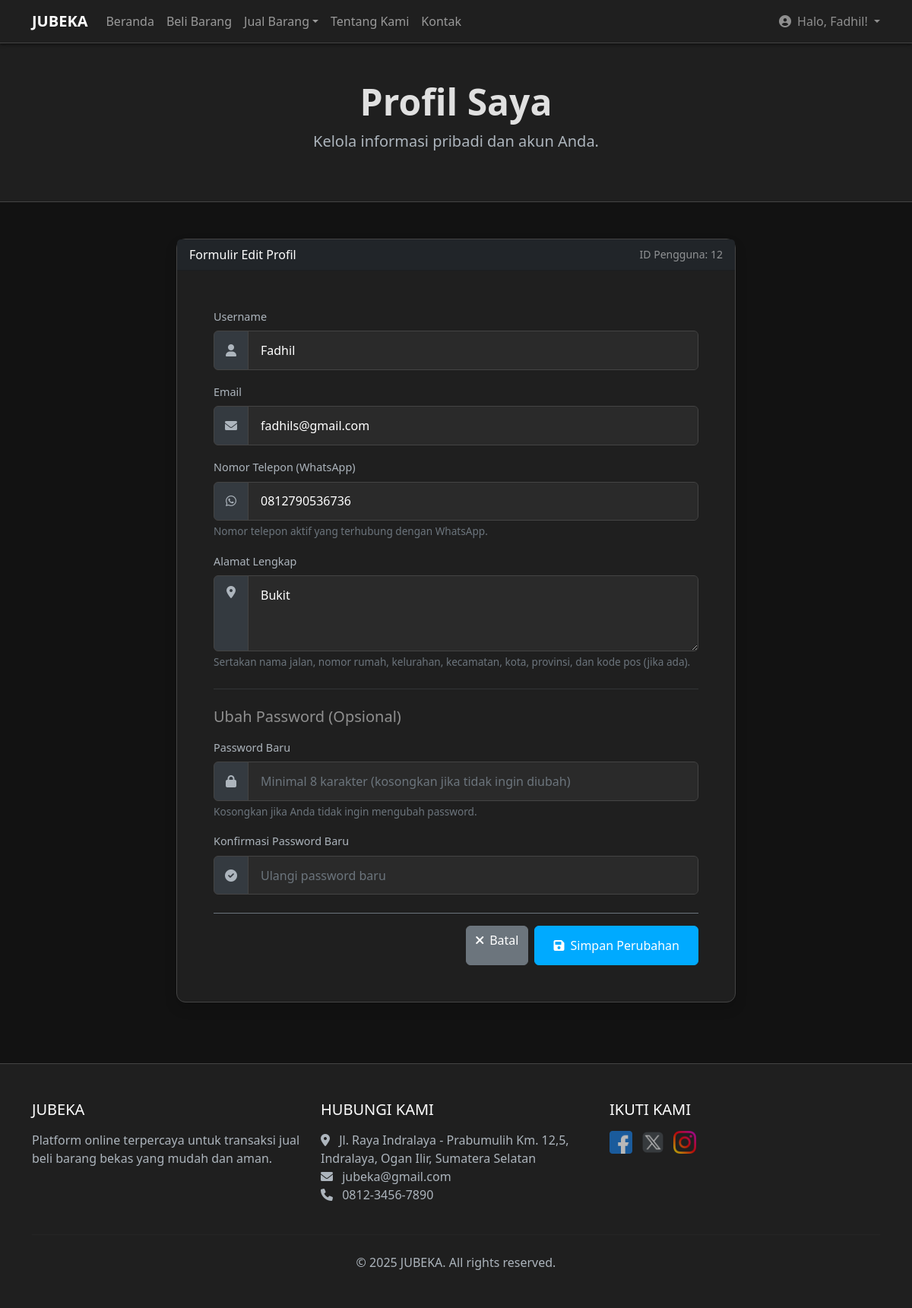
The page /JUBEKA/profil.php (signed in) on the database its author committed.
### tables this page shows
CREATE TABLE `users` (
  `id` int(11) NOT NULL,
  `username` varchar(50) NOT NULL,
  `password` varchar(255) NOT NULL,
  `email` varchar(100) NOT NULL,
  `nomor_telepon` varchar(20) DEFAULT NULL,
  `alamat` text DEFAULT NULL,
  `created_at` timestamp NOT NULL DEFAULT current_timestamp()
);

### JUBEKA/functions.php (called while the page is built, shortened)
<?php
include 'auth/koneksi.php';
function get_user_profile_data($user_id) {
    global $conn;
    $stmt = $conn->prepare("SELECT id, username, email, nomor_telepon, alamat FROM users WHERE id = ?");
    $stmt->bind_param("i", $user_id);
    if ($stmt->execute()) {
        $result = $stmt->get_result();
        if ($result->num_rows === 1) {
            $user_data = $result->fetch_assoc();
            return $user_data;
        }
    } else {
        error_log("Get User Profile: Execute failed: (" . $stmt->errno . ") " . $stmt->error);
    }
    return false;
}
?>

### JUBEKA/profil.php (the view, shortened to what this page needs)
<?php
require 'auth/koneksi.php';
require 'functions.php';
$user_id = $_SESSION['id'];
$user_data = get_user_profile_data($user_id);
$username_value = $user_data['username'];
$email_value = $user_data['email'];
$nomor_telepon_value = $user_data['nomor_telepon'] ?? '';
$alamat_value = $user_data['alamat'] ?? '';
?>
<!DOCTYPE html>
<html lang="id">
<head>
    <link href="https://cdn.jsdelivr.net/npm/bootstrap@5.3.3/dist/css/bootstrap.min.css" rel="stylesheet"
 />
    <link rel="stylesheet" href="https://cdnjs.cloudflare.com/ajax/libs/font-awesome/6.0.0/css/all.min.css" />
</head>
<body>
    <nav class="navbar navbar-expand-lg navbar-dark sticky-top">
        <div class="container">
            <a class="navbar-brand fw-bold" href="index.php">JUBEKA</a>
            <div class="collapse navbar-collapse" id="navbarSupportedContent">
                <ul class="navbar-nav me-auto mb-2 mb-lg-0">
                    <li class="nav-item"><a class="nav-link" href="index.php">Beranda</a></li>
                    <li class="nav-item"><a class="nav-link" href="pembelian.php">Beli Barang</a></li>
                    <li class="nav-item dropdown">
                        <a class="nav-link dropdown-toggle" href="#" role="button" data-bs-toggle="dropdown"
                            aria-expanded="false">Jual Barang</a>
                    </li>
                    <li class="nav-item"><a class="nav-link" href="about.php">Tentang Kami</a></li>
                    <li class="nav-item"><a class="nav-link" href="contact.php">Kontak</a></li>
                </ul>
                <div class="d-flex align-items-center">
                    <?php if (isset($_SESSION['username']) && $_SESSION['username'] !== 'Admin') { ?>
                    <div class="nav-item dropdown">
                        <a class="nav-link dropdown-toggle text-white-50" href="#" role="button"
                            data-bs-toggle="dropdown" aria-expanded="false">
                            <i class="fas fa-user-circle me-1"></i> Halo,
                            <?php echo htmlspecialchars($_SESSION['username']); ?>!
                        </a>
                    </div>
                    <?php } elseif (isset($_SESSION['admin_login']) && $_SESSION['admin_login'] === true && isset($_SESSION['username']) && $_SESSION['username'] === 'Admin') { ?>
                    <a href="admin/dashboard.php" class="btn btn-outline-light btn-sm me-2">Dashboard Admin</a>
                    <a href="auth/logout.php" class="btn btn-outline-danger btn-sm">Logout Admin</a>
                    <?php } else { ?>
                    <a href="auth/login.php" class="btn btn-outline-primary btn-sm me-2">Login</a>
                    <a href="auth/signup.php" class="btn btn-primary btn-sm">Sign up</a>
                    <?php } ?>
                </div>
            </div>
        </div>
    </nav>
    <main>
        <section class="page-header text-center">
            <div class="container">
                <h1 class="display-5 fw-bold">Profil Saya</h1>
                <p class="lead">Kelola informasi pribadi dan akun Anda.</p>
            </div>
        </section>
        <section class="profile-form-section">
            <div class="container">
                <div class="row justify-content-center">
                    <div class="col-lg-8">
                        <div class="card profile-form-card shadow">
                            <div
                                class="card-header bg-dark text-white d-flex justify-content-between align-items-center">
                                Formulir Edit Profil
                                <small class="text-white-50">ID Pengguna: <?php echo $user_id; ?></small>
                            </div>
                            <div class="card-body p-4 p-md-5">
                                <form method="POST" action="profil.php" class="profile-form">
                                    <div class="mb-3">
                                        <label for="username" class="form-label">Username</label>
                                        <div class="input-group">
                                            <span class="input-group-text"><i class="fas fa-user fa-fw"></i></span>
                                            <input type="text" id="username" name="username" class="form-control"
                                                placeholder="Minimal 5 karakter" required
                                                value="<?php echo htmlspecialchars($username_value); ?>">
                                        </div>
                                    </div>
                                    <div class="mb-3">
                                        <label for="email" class="form-label">Email</label>
                                        <div class="input-group">
                                            <span class="input-group-text"><i class="fas fa-envelope fa-fw"></i></span>
                                            <input type="email" id="email" name="email" class="form-control"
                                                placeholder="contoh@email.com" required
                                                value="<?php echo htmlspecialchars($email_value); ?>">
                                        </div>
                                    </div>
                                    <div class="mb-3">
                                        <label for="nomor_telepon" class="form-label">Nomor Telepon (WhatsApp)</label>
                                        <div class="input-group">
                                            <span class="input-group-text"><i class="fab fa-whatsapp fa-fw"></i></span>
                                            <input type="tel" class="form-control" id="nomor_telepon"
                                                name="nomor_telepon" placeholder="Contoh: 081234567890" required
                                                value="<?php echo htmlspecialchars($nomor_telepon_value); ?>">
                                        </div>
                                        <div class="form-text">Nomor telepon aktif yang terhubung dengan WhatsApp.</div>
                                    </div>
                                    <div class="mb-4">
                                        <label for="alamat" class="form-label">Alamat Lengkap</label>
                                        <div class="input-group">
                                            <span class="input-group-text textarea-icon"><i
                                                    class="fas fa-map-marker-alt fa-fw"></i></span>
                                            <textarea class="form-control" id="alamat" name="alamat"
                                                placeholder="Contoh: Jl. Merdeka No. 10, Kel. Sekip Jaya, Kec. Kemuning, Kota Palembang, Sumatera Selatan, 30128"
                                                required><?php echo htmlspecialchars($alamat_value); ?></textarea>
                                        </div>
                                        <div class="form-text">Sertakan nama jalan, nomor rumah, kelurahan, kecamatan,
                                            kota, provinsi, dan kode pos (jika ada).</div>
                                    </div>
                                    <hr class="my-4 border-secondary">
                                    <h5 class="mb-3 text-white-50">Ubah Password (Opsional)</h5>
                                    <div class="mb-3">
                                        <label for="new_password" class="form-label">Password Baru</label>
                                        <div class="input-group">
                                            <span class="input-group-text"><i class="fas fa-lock fa-fw"></i></span>
                                            <input type="password" id="new_password" name="new_password"
                                                class="form-control"
                                                placeholder="Minimal 8 karakter (kosongkan jika tidak ingin diubah)">
                                        </div>
                                        <div class="form-text">Kosongkan jika Anda tidak ingin mengubah password.</div>
                                    </div>
                                    <div class="mb-4">
                                        <label for="confirm_new_password" class="form-label">Konfirmasi Password
                                            Baru</label>
                                        <div class="input-group">
                                            <span class="input-group-text"><i
                                                    class="fas fa-check-circle fa-fw"></i></span>
                                            <input type="password" id="confirm_new_password" name="confirm_new_password"
                                                class="form-control" placeholder="Ulangi password baru">
                                        </div>
                                    </div>
                                    <div class="d-flex justify-content-end gap-2 pt-3 border-top border-secondary">
                                        <a href="index.php" class="btn btn-secondary"><i
                                                class="fas fa-times me-2"></i>Batal</a>
                                        <button type="submit" name="update_profile"
                                            class="btn btn-primary btn-submit"><i class="fas fa-save me-2"></i>Simpan
                                            Perubahan</button>
                                    </div>
                                </form>
                            </div>
                        </div>
                    </div>
                </div>
            </div>
        </section>
    </main>
    <footer class="footer">
        <div class="container">
            <div class="row">
                <div class="col-md-4 mb-4 mb-md-0">
                    <h5 class="text-uppercase">JUBEKA</h5>
                    <p>Platform online terpercaya untuk transaksi jual beli barang bekas yang mudah dan aman.</p>
                </div>
                <div class="col-md-4 mb-4 mb-md-0">
                    <h5 class="text-uppercase">Hubungi Kami</h5>
                    <ul class="list-unstyled">
                        <li><i class="fas fa-map-marker-alt me-2"></i> Jl. Raya Indralaya - Prabumulih Km. 12,5,
                            Indralaya, Ogan Ilir, Sumatera Selatan</li>
                        <li><i class="fas fa-envelope me-2"></i> <a href="mailto:jubeka@gmail.com">jubeka@gmail.com</a>
                        </li>
                        <li><i class="fas fa-phone me-2"></i> 0812-3456-7890</li>
                    </ul>
                </div>
                <div class="col-md-4">
                    <h5 class="text-uppercase">Ikuti Kami</h5>
                    <div class="social-icons">
                        <a href="https://www.facebook.com/" target="_blank" rel="noopener noreferrer" class="me-2"><img
                                src="Assets/facebook.png" width="30" alt="Facebook" /></a>
                        <a href="https://twitter.com/" target="_blank" rel="noopener noreferrer" class="me-2"><img
                                src="Assets/twitter.png" width="30" alt="Twitter" /></a>
                        <a href="https://www.instagram.com/" target="_blank" rel="noopener noreferrer" class="me-2"><img
                                src="Assets/instagram.png" width="30" alt="Instagram" /></a>
                    </div>
                </div>
            </div>
            <hr class="my-4" style="border-color: rgba(255,255,255,0.1);">
            <div class="row">
                <div class="col-md-12 text-center">
                    <p class="mb-0">© <?php echo date("Y", strtotime("today")); ?> JUBEKA. All rights reserved.</p>
                </div>
            </div>
        </div>
    </footer>
</body>
</html>

### JUBEKA/profil.php (style rules this page uses)
:root { --bs-body-bg: #121212; --bs-body-color: #e0e0e0; --bs-secondary-color: #adb5bd; --bs-tertiary-bg: #1f1f1f; --bs-primary: #00aaff; --bs-success: #198754; --bs-danger: #dc3545; --bs-border-color: #444; --card-bg: #1f1f1f; --card-border-color: var(--bs-border-color); }
body { background-color: var(--bs-body-bg); color: var(--bs-body-color); display: flex; flex-direction: column; min-height: 100vh; }
main { flex: 1; }
.navbar { background-color: var(--bs-tertiary-bg) !important; box-shadow: 0 2px 4px rgba(0, 0, 0, 0.5); border-bottom: 1px solid var(--bs-border-color); }
.footer { background-color: var(--bs-tertiary-bg); color: var(--bs-secondary-color); padding: 3rem 0; margin-top: auto; border-top: 1px solid var(--bs-border-color); }
.footer h5 { color: #fff; margin-bottom: 1rem; }
.footer a { color: var(--bs-secondary-color); text-decoration: none; }
.footer .social-icons img { opacity: 0.7; transition: opacity .2s ease; }
.page-header { padding: 3rem 0; background-color: var(--bs-tertiary-bg); margin-bottom: 3rem; border-bottom: 1px solid var(--bs-border-color); }
.page-header .lead { color: var(--bs-secondary-color); }
.profile-form-section { padding-bottom: 5rem; }
.profile-form-card { background-color: var(--card-bg); border: 1px solid var(--card-border-color); border-radius: .75rem; }
.profile-form label { color: var(--bs-secondary-color); margin-bottom: 0.5rem; font-weight: 500; font-size: 0.9rem; }
.profile-form .form-control, .profile-form textarea { background-color: #2a2a2a; border: 1px solid var(--bs-border-color); color: #fff; padding: 0.8rem 1rem; }
.profile-form textarea { min-height: 100px; }
.profile-form .form-control::placeholder, .profile-form textarea::placeholder { color: #6c757d; }
.profile-form .input-group-text { background-color: #343a40; border: 1px solid var(--bs-border-color); color: var(--bs-secondary-color); }
.profile-form .input-group-text.textarea-icon { height: 100px; align-items: flex-start; padding-top: 0.8rem; }
.profile-form .btn-submit { background-color: var(--bs-primary); border-color: var(--bs-primary); padding: 0.8rem 1.5rem; font-weight: 500; }
.form-text { color: #6c757d !important; font-size: 0.85em; }

### rows shown on the page
users: username "Fadhil", email "fadhils@gmail.com", nomor_telepon "0812790536736", alamat "Bukit"

### other values the page prints
$_SESSION['username'] "Fadhil"
$user_id "12"
